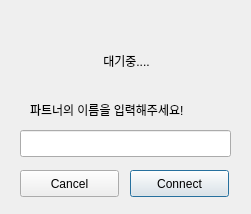
<?xml version="1.0" encoding="UTF-8"?>
<ui version="4.0">
 <class>CreateChat</class>
 <widget class="QDialog" name="CreateChat">
  <property name="geometry">
   <rect>
    <x>0</x>
    <y>0</y>
    <width>251</width>
    <height>214</height>
   </rect>
  </property>
  <property name="windowTitle">
   <string>Dialog</string>
  </property>
  <widget class="QLineEdit" name="name_line">
   <property name="geometry">
    <rect>
     <x>20</x>
     <y>130</y>
     <width>211</width>
     <height>27</height>
    </rect>
   </property>
  </widget>
  <widget class="QPushButton" name="connect_btn">
   <property name="geometry">
    <rect>
     <x>130</x>
     <y>170</y>
     <width>99</width>
     <height>27</height>
    </rect>
   </property>
   <property name="text">
    <string>Connect</string>
   </property>
  </widget>
  <widget class="QPushButton" name="cancel_btn">
   <property name="geometry">
    <rect>
     <x>20</x>
     <y>170</y>
     <width>99</width>
     <height>27</height>
    </rect>
   </property>
   <property name="text">
    <string>Cancel</string>
   </property>
  </widget>
  <widget class="QLabel" name="info_label">
   <property name="geometry">
    <rect>
     <x>6</x>
     <y>40</y>
     <width>241</width>
     <height>41</height>
    </rect>
   </property>
   <property name="text">
    <string>대기중....</string>
   </property>
   <property name="alignment">
    <set>Qt::AlignCenter</set>
   </property>
  </widget>
  <widget class="QLabel" name="label_2">
   <property name="geometry">
    <rect>
     <x>30</x>
     <y>100</y>
     <width>201</width>
     <height>20</height>
    </rect>
   </property>
   <property name="text">
    <string>파트너의 이름을 입력해주세요!</string>
   </property>
  </widget>
 </widget>
 <resources/>
 <connections/>
</ui>
